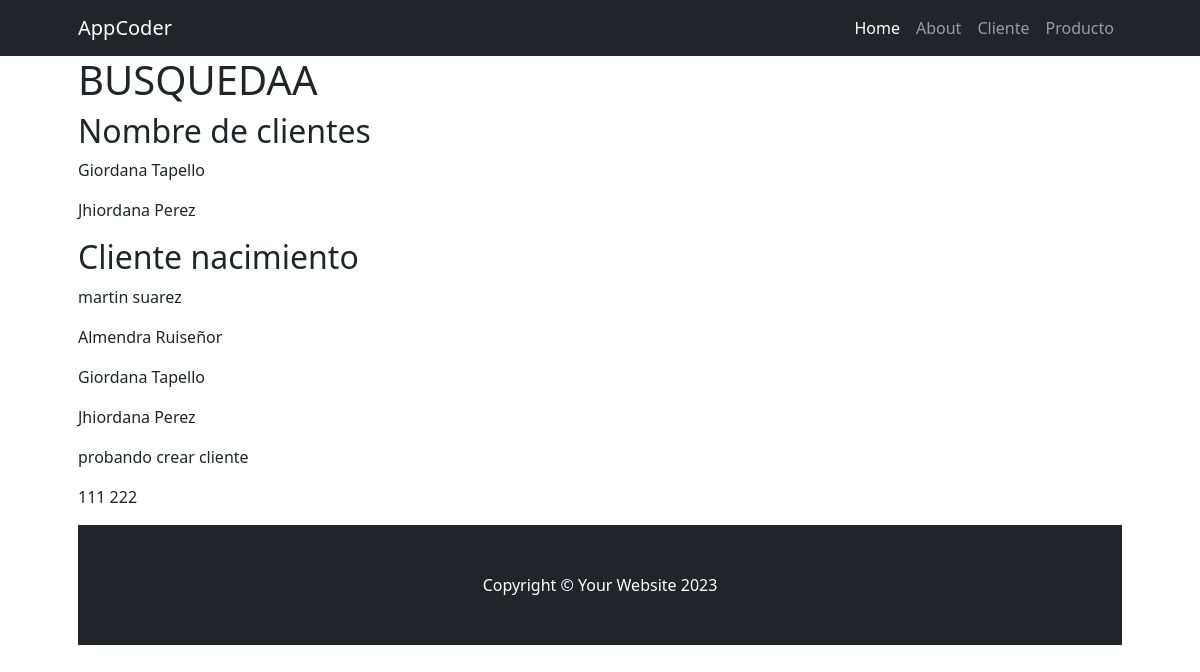
/cliente/busqueda/, run on the app's committed database.
### cliente/models.py (models this page shows)
class Cliente(models.Model):
    nombre = models.CharField(max_length=100)
    apellido = models.CharField(max_length=100)
    nacimiento = models.DateField(null=True, blank=True)
    pais_origen = models.ForeignKey(Pais, on_delete=models.SET_NULL, null=True, blank=True)
    def __str__(self):
        return f"{self.nombre} {self.apellido}"

### cliente/views.py (the view)
# urls.py: path("busqueda/", views.busqueda),
def busqueda(request):
    cliente_nombre = models.Cliente.objects.filter(nombre__contains= "dana")
    cliente_nacimiento = models.Cliente.objects.filter(nacimiento__gt= date (2000,1,1))
    context = {
        "cliente_nombre": cliente_nombre,
        "cliente_nacimiento": cliente_nacimiento
    }
    return render (request, "cliente/busqueda.html", context)

### cliente/templates/cliente/busqueda.html
{% extends "core/base.html"  %}
{% block titulo %}
    BUSQUEDAA
{% endblock titulo %}
{% block contenido %}
    <h2> Nombre de clientes </h2>
    {% for i in cliente_nombre %}
        <p>{{ i }}</p>
    {% endfor %}
    <h2>Cliente nacimiento</h2>
    {% for i in cliente_nacimiento %}
        <p>{{ i }}</p>
    {% endfor %}
{% endblock contenido %}

### data on the page
Cliente: nombre+apellido "Giordana Tapello"
Cliente: nombre+apellido "Jhiordana Perez"
Cliente: nombre+apellido "martin suarez"
Cliente: nombre+apellido "Almendra Ruiseñor"
Cliente: nombre+apellido "probando crear cliente"
Cliente: nombre+apellido "111 222"
